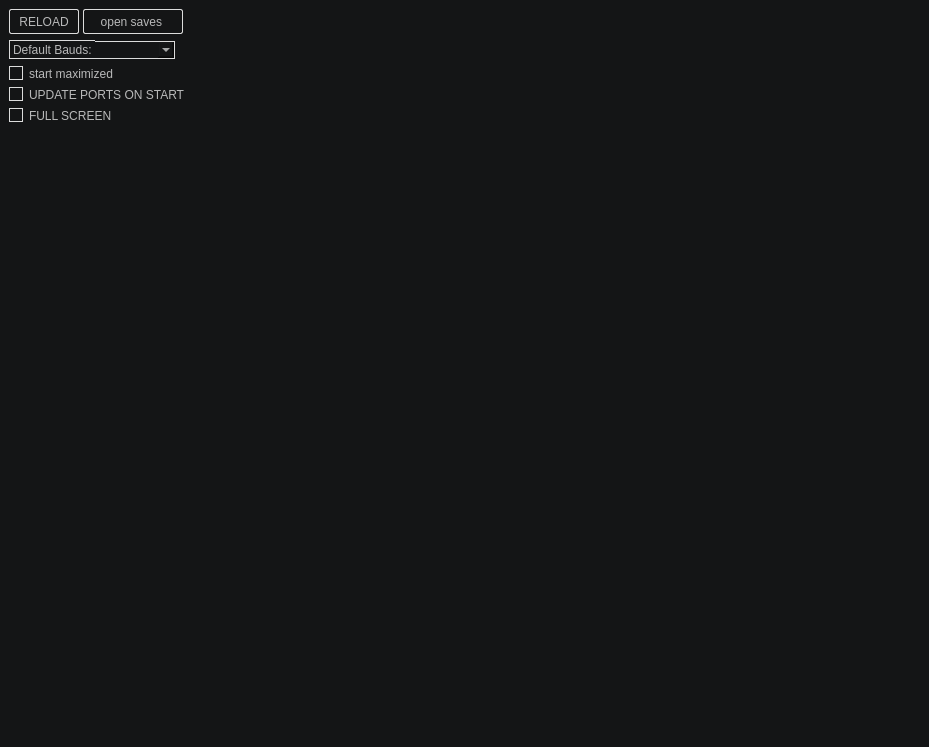
         <widget class="QWidget" name="page_3">
          <property name="styleSheet">
           <string notr="true">color: rgba(255, 255, 255, 0.7);
background-color: rgba(20,21,22,255);
border: 0px solid;</string>
          </property>
          <layout class="QVBoxLayout" name="verticalLayout_7">
           <property name="spacing">
            <number>0</number>
           </property>
           <property name="leftMargin">
            <number>0</number>
           </property>
           <property name="topMargin">
            <number>0</number>
           </property>
           <property name="rightMargin">
            <number>0</number>
           </property>
           <property name="bottomMargin">
            <number>0</number>
           </property>
           <item>
            <widget class="QFrame" name="fr_config">
             <property name="styleSheet">
              <string notr="true">Line{
	background-color:rgba(255,255,255,0.1);
}

QCheckBox::indicator{
	border: 1px solid;
	border-color: rgb(220,220,220);
}

QCheckBox::indicator:checked{
	background-color: rgba(115, 175, 160, 0.9);
}

QCheckBox::indicator:checked:hover{
	background-color: rgba(115, 175, 160, 0.9);
}

QCheckBox::indicator:hover{
	background-color: rgba(240,240,240,0.1);
}

QCheckBox:hover{
	color: rgb(250,250,250);
}
</string>
             </property>
             <property name="frameShape">
              <enum>QFrame::NoFrame</enum>
             </property>
             <property name="frameShadow">
              <enum>QFrame::Raised</enum>
             </property>
             <layout class="QVBoxLayout" name="verticalLayout_6">
              <item>
               <widget class="QFrame" name="fr_config_buttons">
                <property name="styleSheet">
                 <string notr="true">QPushButton {
	border: 1px solid;
	border-color: rgb(220,220,220);
}
QPushButton:hover{
background-color: rgba(155, 155, 155, 0.1)
}

QPushButton:pressed{
	background-color: rgba(155, 155, 155, 0.2)
}
</string>
                </property>
                <property name="frameShape">
                 <enum>QFrame::StyledPanel</enum>
                </property>
                <property name="frameShadow">
                 <enum>QFrame::Raised</enum>
                </property>
                <layout class="QHBoxLayout" name="horizontalLayout_12">
                 <property name="spacing">
                  <number>4</number>
                 </property>
                 <property name="leftMargin">
                  <number>0</number>
                 </property>
                 <property name="topMargin">
                  <number>0</number>
                 </property>
                 <property name="rightMargin">
                  <number>0</number>
                 </property>
                 <property name="bottomMargin">
                  <number>0</number>
                 </property>
                 <item>
                  <widget class="QPushButton" name="btn_refresh">
                   <property name="minimumSize">
                    <size>
                     <width>70</width>
                     <height>25</height>
                    </size>
                   </property>
                   <property name="maximumSize">
                    <size>
                     <width>60</width>
                     <height>25</height>
                    </size>
                   </property>
                   <property name="cursor">
                    <cursorShape>PointingHandCursor</cursorShape>
                   </property>
                   <property name="styleSheet">
                    <string notr="true">border-radius: 2px;</string>
                   </property>
                   <property name="text">
                    <string>RELOAD</string>
                   </property>
                  </widget>
                 </item>
                 <item>
                  <widget class="QPushButton" name="btn_opn_logs">
                   <property name="minimumSize">
                    <size>
                     <width>100</width>
                     <height>25</height>
                    </size>
                   </property>
                   <property name="maximumSize">
                    <size>
                     <width>60</width>
                     <height>25</height>
                    </size>
                   </property>
                   <property name="cursor">
                    <cursorShape>PointingHandCursor</cursorShape>
                   </property>
                   <property name="toolTip">
                    <string>&lt;html&gt;&lt;head/&gt;&lt;body&gt;&lt;p&gt;&lt;br/&gt;&lt;/p&gt;&lt;/body&gt;&lt;/html&gt;</string>
                   </property>
                   <property name="whatsThis">
                    <string>&lt;html&gt;&lt;head/&gt;&lt;body&gt;&lt;p&gt;&lt;br/&gt;&lt;/p&gt;&lt;/body&gt;&lt;/html&gt;</string>
                   </property>
                   <property name="styleSheet">
                    <string notr="true">border-radius: 2px;</string>
                   </property>
                   <property name="text">
                    <string>open saves </string>
                   </property>
                  </widget>
                 </item>
                 <item>
                  <spacer name="horizontalSpacer_5">
                   <property name="orientation">
                    <enum>Qt::Horizontal</enum>
                   </property>
                   <property name="sizeHint" stdset="0">
                    <size>
                     <width>40</width>
                     <height>20</height>
                    </size>
                   </property>
                  </spacer>
                 </item>
                </layout>
               </widget>
              </item>
              <item>
               <widget class="QFrame" name="fr_config_default_bauds">
                <property name="styleSheet">
                 <string notr="true">QComboBox{
	border: 1px solid;
	border-left: 0px;
	border-color: rgb(220,220,220);
}

QComboBox:hover{
	background-color: rgb(22, 22, 22);
}

QComboBox QAbstractItem{
    selection-background-color:   rgb(47, 175, 178);
    border: none;
}

QComboBox:QAbstractItem:hover{
    color:rgba(52, 175, 160, 0.9);
}


QListView{
	color: rgba(255, 255, 255, 0.6);
	border: 0px;
}
</string>
                </property>
                <property name="frameShape">
                 <enum>QFrame::StyledPanel</enum>
                </property>
                <property name="frameShadow">
                 <enum>QFrame::Raised</enum>
                </property>
                <layout class="QHBoxLayout" name="horizontalLayout_8">
                 <property name="spacing">
                  <number>0</number>
                 </property>
                 <property name="leftMargin">
                  <number>0</number>
                 </property>
                 <property name="topMargin">
                  <number>0</number>
                 </property>
                 <property name="rightMargin">
                  <number>0</number>
                 </property>
                 <property name="bottomMargin">
                  <number>0</number>
                 </property>
                 <item>
                  <widget class="QLabel" name="config_default_bauds_label">
                   <property name="minimumSize">
                    <size>
                     <width>0</width>
                     <height>19</height>
                    </size>
                   </property>
                   <property name="maximumSize">
                    <size>
                     <width>16777215</width>
                     <height>19</height>
                    </size>
                   </property>
                   <property name="styleSheet">
                    <string notr="true">border: 1px solid;
border-right: 0px;
border-color: rgb(220,220,220);</string>
                   </property>
                   <property name="text">
                    <string>Default Bauds:</string>
                   </property>
                   <property name="alignment">
                    <set>Qt::AlignLeading|Qt::AlignLeft|Qt::AlignVCenter</set>
                   </property>
                  </widget>
                 </item>
                 <item>
                  <widget class="QComboBox" name="config_default_bauds">
                   <property name="minimumSize">
                    <size>
                     <width>80</width>
                     <height>0</height>
                    </size>
                   </property>
                   <property name="cursor">
                    <cursorShape>PointingHandCursor</cursorShape>
                   </property>
                   <property name="styleSheet">
                    <string notr="true"/>
                   </property>
                   <property name="currentText">
                    <string/>
                   </property>
                   <property name="placeholderText">
                    <string/>
                   </property>
                  </widget>
                 </item>
                 <item>
                  <spacer name="horizontalSpacer_6">
                   <property name="orientation">
                    <enum>Qt::Horizontal</enum>
                   </property>
                   <property name="sizeHint" stdset="0">
                    <size>
                     <width>745</width>
                     <height>20</height>
                    </size>
                   </property>
                  </spacer>
                 </item>
                </layout>
               </widget>
              </item>
              <item>
               <widget class="QCheckBox" name="btn_start_max">
                <property name="maximumSize">
                 <size>
                  <width>150</width>
                  <height>16777215</height>
                 </size>
                </property>
                <property name="cursor">
                 <cursorShape>PointingHandCursor</cursorShape>
                </property>
                <property name="styleSheet">
                 <string notr="true">border-radius: 25px;</string>
                </property>
                <property name="text">
                 <string>start maximized</string>
                </property>
               </widget>
              </item>
              <item>
               <widget class="QCheckBox" name="btn_auto_update">
                <property name="maximumSize">
                 <size>
                  <width>16777215</width>
                  <height>16777215</height>
                 </size>
                </property>
                <property name="cursor">
                 <cursorShape>PointingHandCursor</cursorShape>
                </property>
                <property name="styleSheet">
                 <string notr="true"/>
                </property>
                <property name="text">
                 <string>UPDATE PORTS ON START</string>
                </property>
               </widget>
              </item>
              <item>
               <widget class="QCheckBox" name="btn_set_full_screen">
                <property name="maximumSize">
                 <size>
                  <width>16777215</width>
                  <height>16777215</height>
                 </size>
                </property>
                <property name="cursor">
                 <cursorShape>PointingHandCursor</cursorShape>
                </property>
                <property name="styleSheet">
                 <string notr="true"/>
                </property>
                <property name="text">
                 <string>FULL SCREEN</string>
                </property>
               </widget>
              </item>
              <item>
               <spacer name="verticalSpacer_2">
                <property name="orientation">
                 <enum>Qt::Vertical</enum>
                </property>
                <property name="sizeHint" stdset="0">
                 <size>
                  <width>20</width>
                  <height>615</height>
                 </size>
                </property>
               </spacer>
              </item>
             </layout>
            </widget>
           </item>
          </layout>
         </widget>
